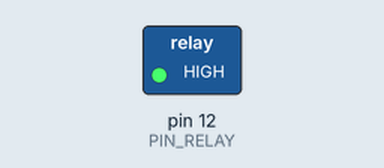
Simulated run of this sketch. Board: Arduino Uno, built with avr-gcc and run on an emulated ATmega328P. Shown: switched loads named in the sketch (green lamp = pin HIGH).

Above: at 0.1 s.
At 3.1 s:
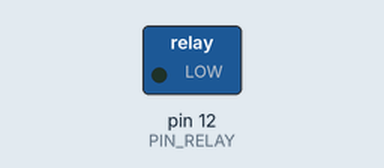
Timing chart, 0 to 4.6 s (numbered marks = the images above):
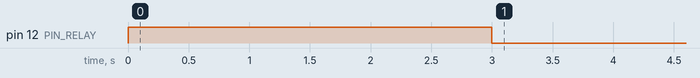

The sketch:

g01_relay.ino
```cpp
int PIN_RELAY = 12;

/**
 * NO: Normally Open
 * NC: Normally Close
 *
 * NO는 평상시에 열려 있고, NC는 평상시에 닫혀있습니다.
 * 그러나, 제조사마다 릴레이를 만들때 해당 부분을 거꾸로 만드는 곳도 있습니다.
 * 이점 참조하시길 바랍니다.
 */

void setup() {
  pinMode(PIN_RELAY, OUTPUT);

  digitalWrite(PIN_RELAY, HIGH);
  delay(3000);
  digitalWrite(PIN_RELAY, LOW);
}

void loop() {

}
```
